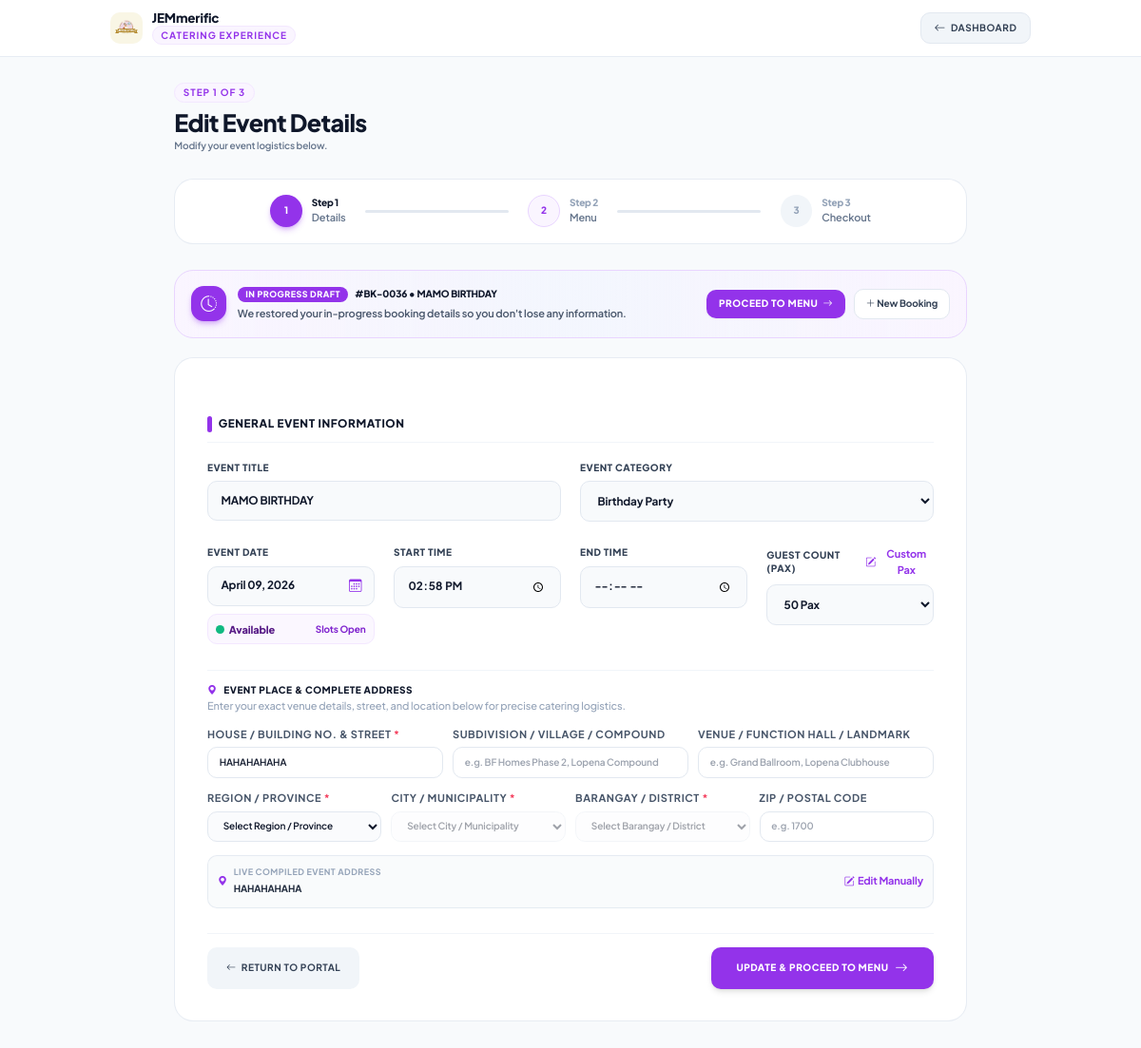
/dashboard.php (signed in), run on the app's committed database.
### tables this page shows
CREATE TABLE `bookings` (
  `booking_id` int(11) NOT NULL,
  `user_id` int(11) DEFAULT NULL,
  `event_name` varchar(150) NOT NULL,
  `event_type` varchar(50) DEFAULT NULL,
  `event_date` date NOT NULL,
  `event_time` time NOT NULL,
  `event_end_time` time DEFAULT NULL,
  `venue_location` varchar(255) DEFAULT NULL,
  `venue_address` text NOT NULL,
  `pax_count` int(11) NOT NULL,
  `table_count` int(11) NOT NULL,
  `special_requests` text DEFAULT NULL,
  `venue_image` varchar(255) DEFAULT NULL,
  `ai_venue_analysis` text DEFAULT NULL,
  `ai_conceptual_image` varchar(255) DEFAULT NULL,
  `layout_approval_status` varchar(40) NOT NULL DEFAULT 'none',
  `layout_generated_by` varchar(100) DEFAULT NULL,
  `layout_generated_at` datetime DEFAULT NULL,
  `layout_approved_by` varchar(100) DEFAULT NULL,
  `layout_approved_at` datetime DEFAULT NULL,
  `layout_admin_notes` text DEFAULT NULL,
  `status` enum('pending','on_progress','confirmed','completed','cancelled') DEFAULT 'pending',
  `total_price` decimal(10,2) DEFAULT NULL,
  `payment_method` varchar(50) DEFAULT 'Cash',
  `created_at` timestamp NOT NULL DEFAULT current_timestamp(),
  `payment_status` enum('unpaid','partially_paid','fully_paid','refunded') DEFAULT 'unpaid',
  `reference_no` varchar(50) DEFAULT NULL,
  `total_amount` decimal(10,2) DEFAULT 0.00,
  `booking_status` enum('draft','confirmed','completed','cancelled') DEFAULT 'draft',
  `payment_proof` varchar(255) DEFAULT NULL,
  `admin_note` text DEFAULT NULL,
  `cancel_reason` text DEFAULT NULL,
  `refund_amount` decimal(10,2) DEFAULT 0.00,
  `admin_archived_chat` tinyint(1) DEFAULT 0
);

### dashboard.php (the view, shortened to what the rows shown need)
<?php
require_once 'db_config.php';
$user_id = $_SESSION['user_id'];
$edit_booking = null;
$booking_param = intval($_GET['booking_id'] ?? ($_GET['edit_id'] ?? 0));
$is_auto_restored_draft = false;
if ($booking_param > 0) {
    $e_stmt = $conn->prepare("SELECT * FROM bookings WHERE booking_id = ? AND user_id = ? AND status = 'pending'");
    $e_stmt->bind_param("ii", $booking_param, $user_id);
    $e_stmt->execute();
    $edit_booking = $e_stmt->get_result()->fetch_assoc();
} elseif (!isset($_GET['new'])) {
    $latest_stmt = $conn->prepare("SELECT * FROM bookings WHERE user_id = ? AND status = 'pending' AND payment_status = 'unpaid' ORDER BY booking_id DESC LIMIT 1");
    $latest_stmt->bind_param("i", $user_id);
    $latest_stmt->execute();
    $edit_booking = $latest_stmt->get_result()->fetch_assoc();
    if ($edit_booking) {
        $is_auto_restored_draft = true;
    }
}
?>
<!DOCTYPE html>
<html lang="en">
<head>
    <script src="https://cdn.tailwindcss.com"></script>
    <link rel="stylesheet" href="https://cdn.jsdelivr.net/npm/bootstrap-icons@1.11.1/font/bootstrap-icons.css">
</head>
<body class="bg-slate-50 dark:bg-[#0b0f19] transition-colors duration-300 min-h-screen text-slate-800 dark:text-slate-200 flex flex-col">
    <?php require_once 'includes/wizard_header.php'; ?>
    <main class="flex-1 max-w-5xl w-full mx-auto px-4 pb-16 transition-all">
        <header class="flex flex-col md:flex-row justify-between items-start gap-4 mb-8">
            <div>
                <h2 class="text-3xl font-extrabold text-slate-900 dark:text-slate-100 tracking-tight mt-2"><?= $edit_booking ? 'Edit Event Details' : 'Event Details & Venue' ?></h2>
            </div>
        </header>
        <?php if ($edit_booking): ?>
        <div class="mb-6 p-4 md:p-5 bg-gradient-to-r from-purple-50 via-indigo-50/50 to-purple-50 dark:from-purple-950/70 dark:via-indigo-950/50 dark:to-purple-950/70 border border-purple-200 dark:border-purple-800/80 rounded-3xl flex flex-col sm:flex-row items-start sm:items-center justify-between gap-4 shadow-xs">
            <div class="flex items-center gap-3.5">
                <div class="w-11 h-11 rounded-2xl bg-purple-600 text-white flex items-center justify-center text-xl shrink-0 shadow-md shadow-purple-600/30">
                    <i class="bi bi-clock-history"></i>
                </div>
                <div>
                    <div class="flex items-center gap-2 flex-wrap">
                        <span class="text-[9px] font-black uppercase tracking-wider px-2.5 py-0.5 rounded-full bg-purple-600 text-white shadow-2xs">In Progress Draft</span>
                        <span class="text-xs font-black text-slate-900 dark:text-white">#BK-<?= str_pad($edit_booking['booking_id'], 4, '0', STR_PAD_LEFT) ?> • <?= htmlspecialchars($edit_booking['event_name'] ?: 'Untitled Event') ?></span>
                    </div>
                    <p class="text-[11px] text-slate-600 dark:text-slate-300 font-semibold mt-1">
                        <?= $is_auto_restored_draft ? 'We restored your in-progress booking details so you don\'t lose any information.' : 'Your saved event details have been loaded. You can modify them or proceed to Step 2.' ?>
                    </p>
                </div>
            </div>
            <div class="flex items-center gap-2.5 w-full sm:w-auto justify-end shrink-0">
                <a href="menu.php?booking_id=<?= $edit_booking['booking_id'] ?>" class="px-4 py-2.5 bg-purple-600 hover:bg-purple-700 text-white rounded-xl text-xs font-extrabold uppercase tracking-wider transition shadow-sm inline-flex items-center gap-1.5 whitespace-nowrap">
                    Proceed to Menu <i class="bi bi-arrow-right"></i>
                </a>
                <a href="dashboard.php?new=1" class="px-3.5 py-2.5 bg-white dark:bg-slate-800 hover:bg-slate-100 dark:hover:bg-slate-700 text-slate-700 dark:text-slate-200 rounded-xl text-xs font-bold border border-slate-200 dark:border-slate-700 transition whitespace-nowrap" title="Start a fresh new booking">
                    <i class="bi bi-plus-lg"></i> New Booking
                </a>
            </div>
        </div>
        <?php endif; ?>
        <div class="w-full bg-white dark:bg-[#131b2e] p-4 sm:p-8 md:p-10 rounded-2xl sm:rounded-3xl border border-slate-200/80 dark:border-slate-800 shadow-xs">
            <form id="logistics-form" action="process_booking.php" method="POST" class="space-y-8">
                <div class="space-y-6">
                    <div class="grid grid-cols-1 md:grid-cols-2 gap-6">
                        <div>
                            <label class="block text-xs font-extrabold text-slate-700 dark:text-slate-300 uppercase tracking-wider mb-2">Event Title</label>
                            <input type="text" name="event_name" required value="<?= $edit_booking ? htmlspecialchars($edit_booking['event_name']) : '' ?>" placeholder="e.g. Santos Wedding Reception"
                                   class="w-full px-4 py-3.5 bg-slate-50 dark:bg-slate-900/70 border border-slate-200 dark:border-slate-700 rounded-xl focus:bg-white dark:focus:bg-slate-900 focus:border-purple-600 focus:ring-2 focus:ring-purple-500/20 outline-none transition-all text-sm font-bold text-slate-900 dark:text-slate-100">
                        </div>
                        <div>
                            <label class="block text-xs font-extrabold text-slate-700 dark:text-slate-300 uppercase tracking-wider mb-2">Event Category</label>
                            <select name="event_type" required
                                     class="w-full px-4 py-3.5 bg-slate-50 dark:bg-slate-900/70 border border-slate-200 dark:border-slate-700 rounded-xl focus:bg-white dark:focus:bg-slate-900 focus:border-purple-600 focus:ring-2 focus:ring-purple-500/20 outline-none transition-all cursor-pointer text-sm font-bold text-slate-900 dark:text-slate-100">
                                <option value="Birthday" <?= ($edit_booking && strpos($edit_booking['event_type'], 'Birthday') !== false) ? 'selected' : '' ?>>Birthday Party</option>
                            </select>
                        </div>
                    </div>
                </div>
                <div class="grid grid-cols-1 sm:grid-cols-2 lg:grid-cols-4 gap-6">
                    <div>
                        <div class="relative cursor-pointer" onclick="openCustomerCalendarModal()">
                            <input type="text" readonly id="datePickerDisplay"
                                   value="<?= $edit_booking ? date('F d, Y', strtotime($edit_booking['event_date'])) : '' ?>"
                                   placeholder="Click to Pick Available Date"
                                   onclick="openCustomerCalendarModal()"
                                   onfocus="openCustomerCalendarModal()"
                                   class="w-full px-4 py-3.5 bg-slate-50 dark:bg-slate-900/70 border border-slate-200 dark:border-slate-700 rounded-xl focus:bg-white dark:focus:bg-slate-900 focus:border-purple-600 outline-none text-sm font-bold text-slate-900 dark:text-slate-100 cursor-pointer pr-10">
                        </div>
                    </div>
                    <div>
                        <label class="block text-xs font-extrabold text-slate-700 dark:text-slate-300 uppercase tracking-wider mb-2">Start Time</label>
                        <input type="time" name="event_time" id="event_time" required value="<?= $edit_booking ? $edit_booking['event_time'] : '' ?>"
                               class="w-full px-4 py-3.5 bg-slate-50 dark:bg-slate-900/70 border border-slate-200 dark:border-slate-700 rounded-xl focus:bg-white dark:focus:bg-slate-900 focus:border-purple-600 outline-none text-sm font-bold text-slate-900 dark:text-slate-100">
                    </div>
                </div>
                <div class="space-y-4 pt-4 border-t border-slate-100 dark:border-slate-800">
                    <div class="p-3 bg-slate-50/80 dark:bg-slate-900/50 border border-slate-200/80 dark:border-slate-800 rounded-xl flex flex-col sm:flex-row sm:items-center justify-between gap-2.5 shadow-none">
                        <div class="flex items-center gap-2 overflow-hidden flex-1">
                            <div class="min-w-0 flex-1">
                                <span class="block text-[9px] font-bold uppercase tracking-wider text-slate-400 dark:text-slate-500">Live Compiled Event Address</span>
                                <input type="text" name="venue_location" id="venue_location_compiled" required
                                       value="<?= $edit_booking ? htmlspecialchars($edit_booking['venue_location']) : '' ?>"
                                       placeholder="Complete address will compile automatically as you fill out the fields above"
                                       class="w-full bg-transparent border-0 p-0 text-xs font-bold text-slate-800 dark:text-slate-100 outline-none truncate focus:ring-0" readonly>
                            </div>
                        </div>
                    </div>
                </div>
            </form>
        </div>
    </main>
</body>
</html>

### data on the page
bookings: booking_id "0036", event_name "MAMO BIRTHDAY", event_type "Birthday Party", event_date "April 09, 2026", event_time "14:58:00", venue_location "HAHAHAHAHA"
